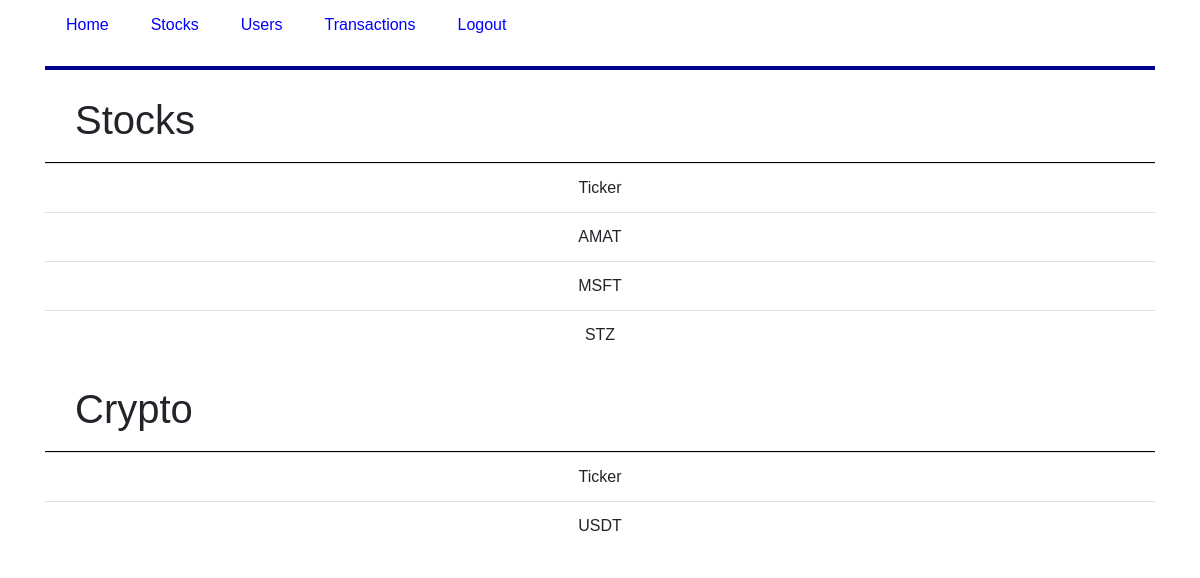
Page /watchlist (signed in) on the earlier database version.
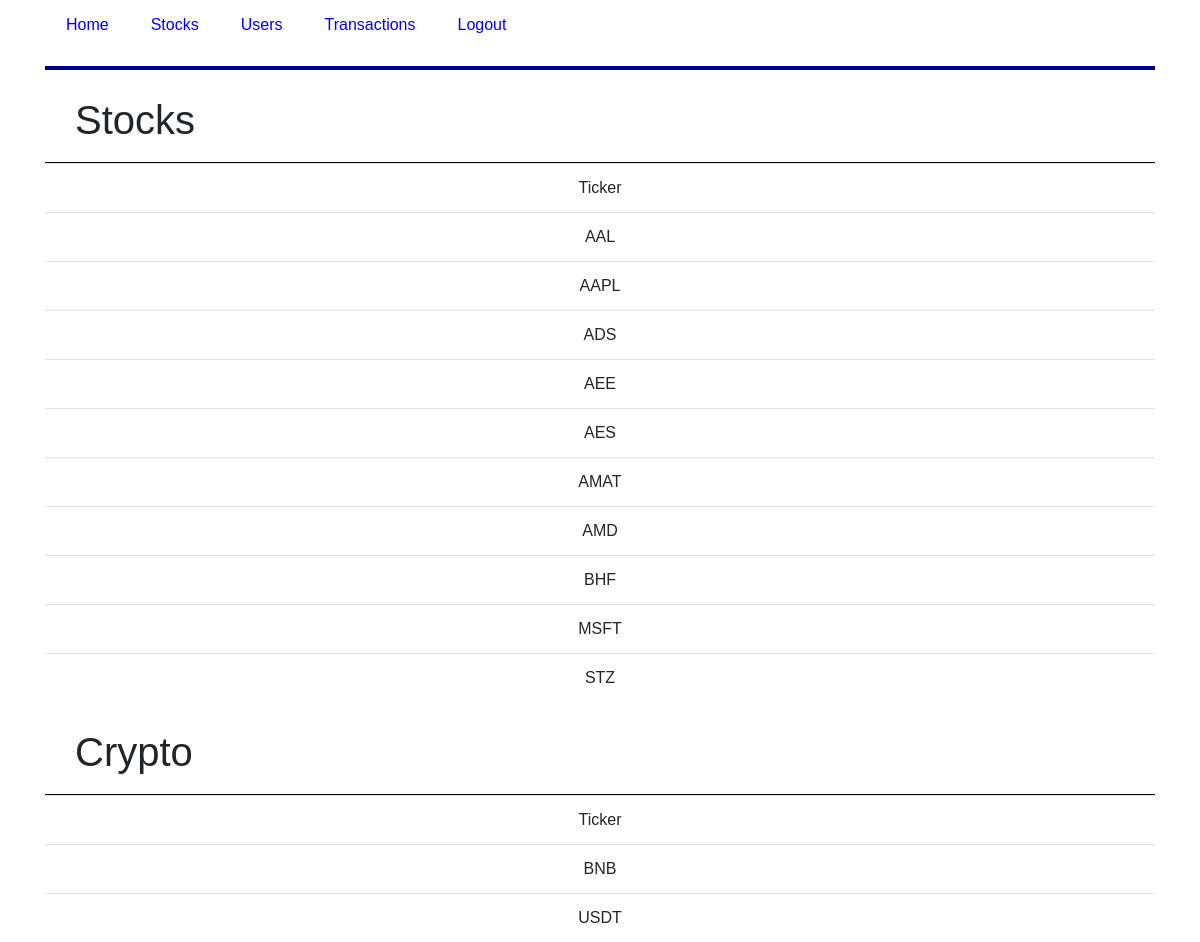
Same page on the later database version.
### tables this page shows
CREATE TABLE watchlist( 
    w_userid INT not null,
    w_ticker varchar(6) not null,
    UNIQUE(w_userid, w_ticker) ON CONFLICT IGNORE
);

### application/routes.py (the view)
@app.route("/watchlist")
def watchlist():
    if session.get('username'):
        conn = db
        db.row_factory = sqlite3.Row
        cur = db.cursor()
        cur.execute("""SELECT w_ticker FROM watchlist, users
        WHERE u_userid = w_userid
        AND w_ticker not in
        (SELECT c_ticker FROM crypto)
        AND u_userid = ?;""", [session['user_id']])
        watchlist_stock_rows = cur.fetchall()
        cur.execute("""SELECT DISTINCT w_ticker FROM watchlist, users, crypto
        WHERE u_userid = w_userid
        AND w_ticker in
        (SELECT c_ticker FROM crypto)
        AND u_userid = ?;""", [session['user_id']])
        watchlist_crypto_rows = cur.fetchall()
        return render_template("watchlist.html", watchlist_stock_rows=watchlist_stock_rows, watchlist_crypto_rows=watchlist_crypto_rows,watchlist=True)
    return render_template("watchlist.html",watchlist=True)

### application/routes.py (called while the page is built)
@app.teardown_appcontext
def close_connection(exception):
    db = getattr(g, '_database', None)
    if db is not None:
        db.close()

### application/templates/watchlist.html
{% extends "layout.html" %}
{% block content %}
{% if session['username'] %}
    <div class="stock-container">
                <h1>Stocks</h1>
    </div>
    <table class="table table-stripped">
        <thead>
            <td>Ticker</td>
        </thead>
        {% for row in watchlist_stock_rows %}
            <tr>
                <td>{{row["w_ticker"]}}</td>
            </tr>
        {% endfor %}
    </table>
    <div class="stock-container">
                <h1>Crypto</h1>
    </div>
    <table class="table table-stripped">
        <thead>
            <td>Ticker</td>
        </thead>
        {% for row in watchlist_crypto_rows %}
            <tr>
                <td>{{row["w_ticker"]}}</td>
            </tr>
        {% endfor %}
    </table>
{% else %}
    <p>Login to access your watchlist.<a href="{{ url_for('login') }}"> Login</a></p>
{% endif %}
{% endblock %}

### application/templates/layout.html (shortened to what this page needs)
<!DOCTYPE html>
<html>
<head>
    <link rel="stylesheet" href="https://maxcdn.bootstrapcdn.com/bootstrap/4.0.0/css/bootstrap.min.css"
>
    <link rel="stylesheet" href="{{ url_for('static',filename='css/main.css')}}"/>
</head>
<body>
<div class="container">
    {% if session['username'] == 'admin' %}
        {% include "includes/admin_nav.html" %}
    {% else %}
        {% include "includes/nav.html" %}
    {% endif %}
    {% block content %}
    {% endblock %}
</div>
</body>
</html>

### application/templates/includes/admin_nav.html (shortened to what this page needs)
<header>
    <nav>
        <ul class="nav nav-pills">
            <li class="nav-item"><a href="{{ url_for('admin') }}" class="nav-link {% if admin %}active{% endif %}">Home</a></li>
            <li class="nav-item"><a href="{{ url_for('stocks') }}" class="nav-link {% if stocks %}active{% endif %}">Stocks</a></li>
            <li class="nav-item"><a href="{{ url_for('users') }}" class="nav-link {% if users %}active{% endif %}">Users</a></li>
            <li class="nav-item"><a href="{{ url_for('transactions') }}" class="nav-link {% if transactions %}active{% endif %}">Transactions</a></li>
            {% if not session['username'] %}
            <li class="nav-item"><a href="{{ url_for('login') }}" class="nav-link {% if login %}active{% endif %}">Login</a></li>
            {% else %}
            <li class="nav-item"><a href="{{ url_for('logout') }}" class="nav-link">Logout</a></li>
            {% endif %}
        </ul>
    </nav>
    <hr style="clear:both">

### application/static/css/main.css (style rules this page uses)
* { box-sizing: border-box; }
*:before, *:after { box-sizing: border-box; }
html, body { font-family: Arial, Helvetica, sans-serif; height: 100%; position: relative; margin:0px; }
header { text-align: center; }
li { display: inline; padding: 5px; }
a { text-decoration: none; color: blue; }
hr { width: 100%; height:4px; margin-left: auto; margin-right: auto; background-color: darkblue; border: 0 none; }
.stock-container { display: flex; align-items: center; justify-content: space-between; border-bottom: 1px solid #000; padding: 10px 30px; }

Differences in the rows shown:
added watchlist: w_ticker "AAL", shown under "Stocks"
added watchlist: w_ticker "AAPL", shown under "Stocks"
added watchlist: w_ticker "ADS", shown under "Stocks"
added watchlist: w_ticker "AEE", shown under "Stocks"
added watchlist: w_ticker "AES", shown under "Stocks"
added watchlist: w_ticker "AMD", shown under "Stocks"
added watchlist: w_ticker "BHF", shown under "Stocks"
added watchlist: w_ticker "BNB", shown under "Crypto"
